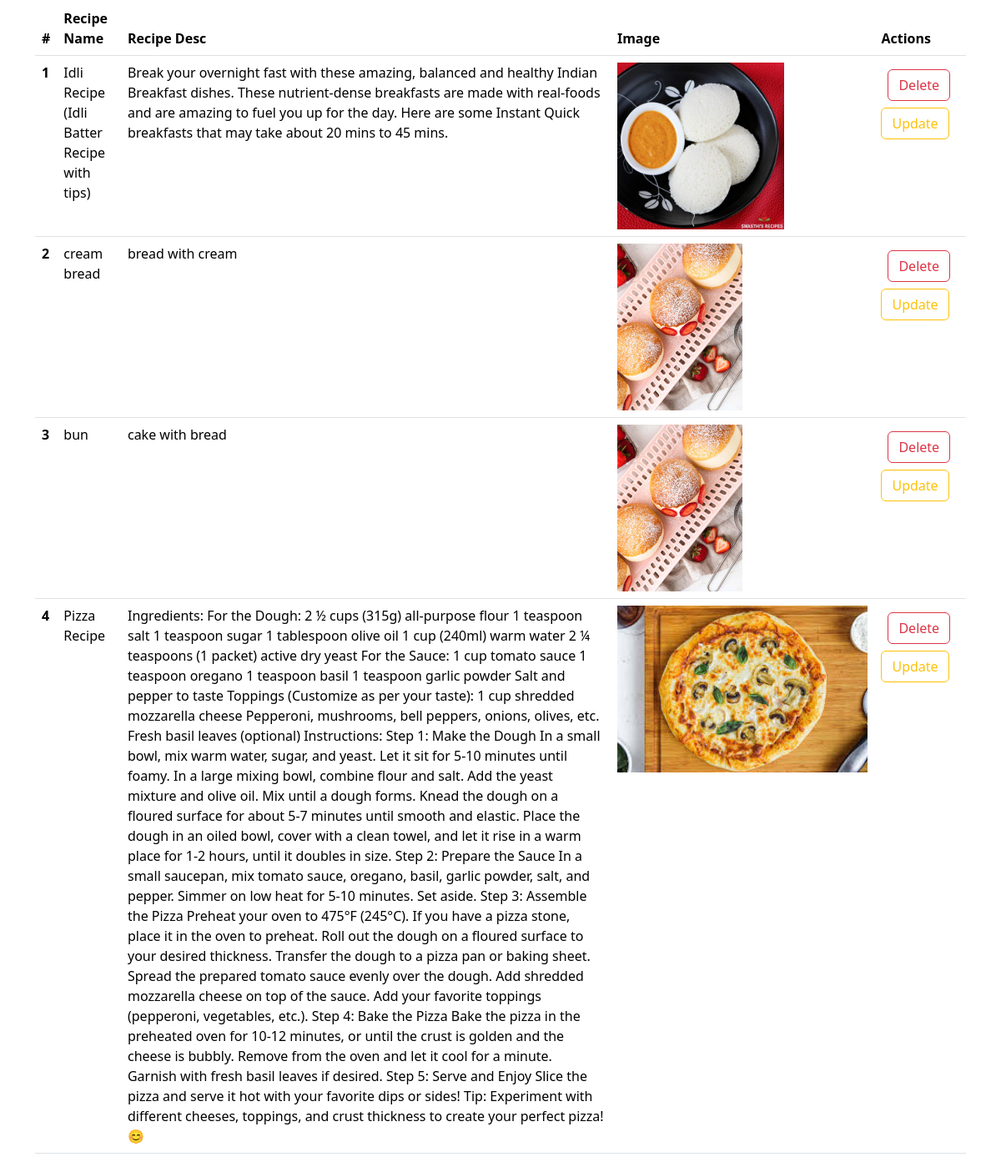
/recipe/ (lower part), run on an earlier commit of the app's database.
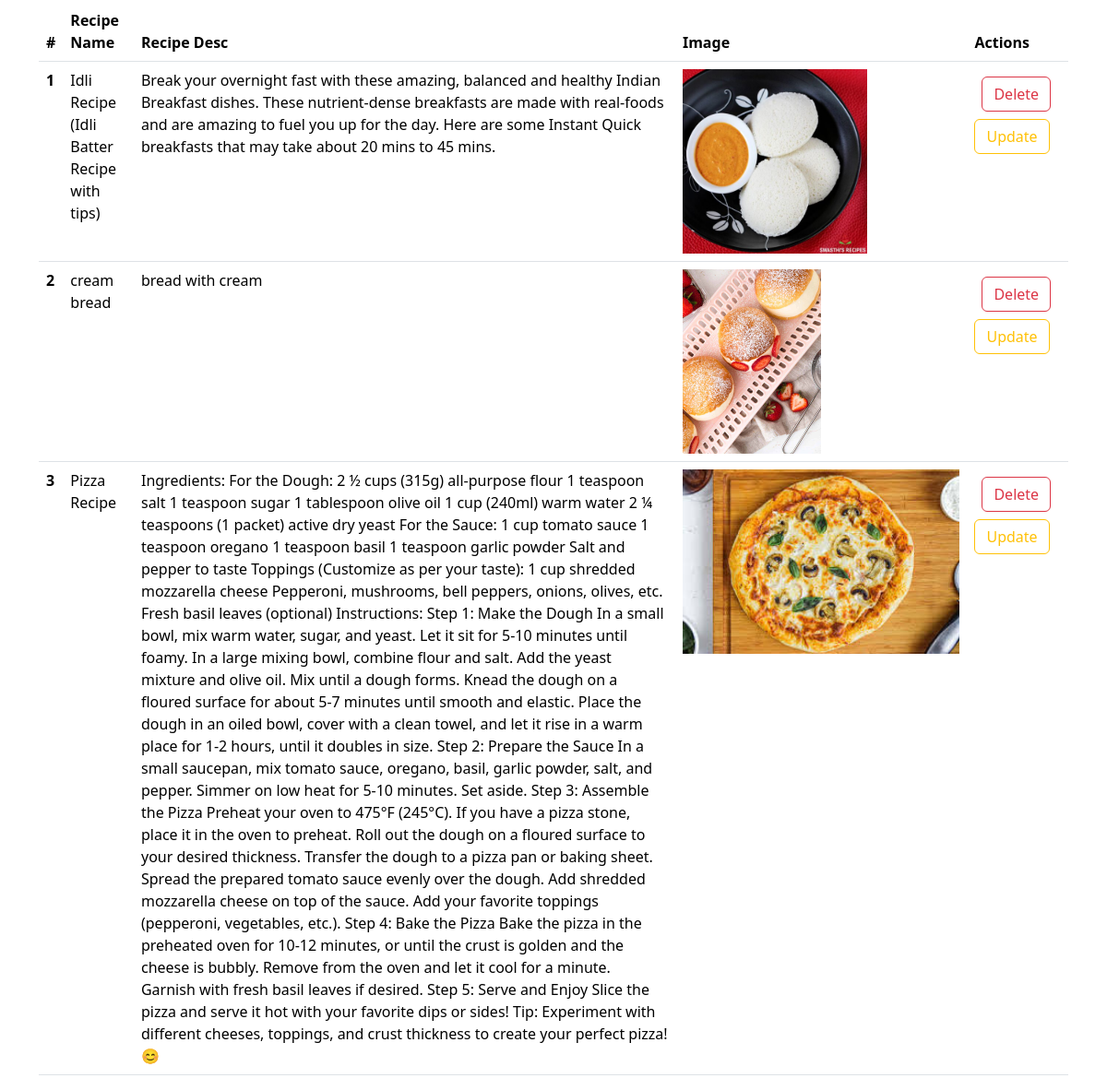
And on a later commit of the database.
### VEGE/models.py (models this page shows)
class Recipe(models.Model):
    recipe_name = models.CharField(max_length=100)
    recipe_description = models.TextField()
    recipe_image = models.ImageField(upload_to="recipe")

### VEGE/views.py (the view, shortened to what this page needs)
# urls.py: path('recipe/',recipe,name = "recipe"),
def recipe(request):
    queryset = Recipe.objects.all()
    if request.GET.get('search'):
        queryset = queryset.filter(recipe_name__icontains = request.GET.get('search'))
    context = {'recipe':queryset}
    return render(request,'recipe.html',context)

### VEGE/templates/recipe.html (shortened to what this page needs)
{% extends "base.html" %}
{% block start%}
<div class="container mt-5">
      <table class="table table-hover mt-5">
        <thead>
          <tr>
            <th scope="col">#</th>
            <th scope="col">Recipe Name</th>
            <th scope="col">Recipe Desc</th>
            <th scope="col">Image</th>
            <th scope="col">Actions</th>
          </tr>
        </thead>
        <tbody>
          {% for item in recipe %}
          <tr>
            <th scope="row">{{forloop.counter}}</th>
            <td>{{item.recipe_name}}</td>
            <td>{{item.recipe_description}}</td>
            <td>
              <img src="/media/{{item.recipe_image}} " style="height: 200px; " ></td>
            <td>
              <a href="/delete-recipe/{{item.id}}" class= "btn btn-outline-danger m-2">Delete</a>
              <a href="/update-recipe/{{item.id}}" class="btn btn-outline-warning">Update</a>
            </td>
          </tr>
          {% endfor %}
        </tbody>
      </table>
</div>
{% endblock %}

### home/templates/base.html (shortened to what this page needs)
<!DOCTYPE html>
<html lang="en">
<head>
    <link href="https://cdn.jsdelivr.net/npm/bootstrap@5.3.3/dist/css/bootstrap.min.css" rel="stylesheet">
</head>
<body>
    {% block start %}
    {% endblock %}
</body>
</html>

What changed in the data, as far as the page shows it:
removed Recipe: recipe_name "bun", recipe_description "cake with bread", recipe_image (picture)
